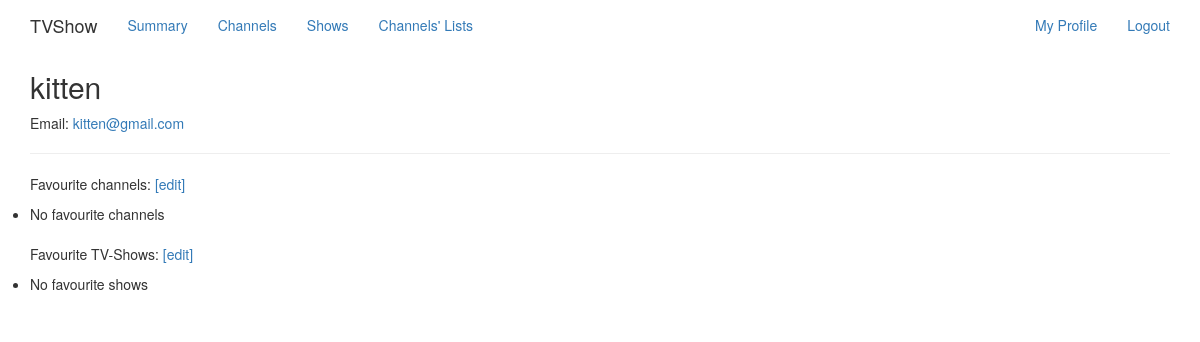
Page /users/2 (signed in) on the earlier database version.
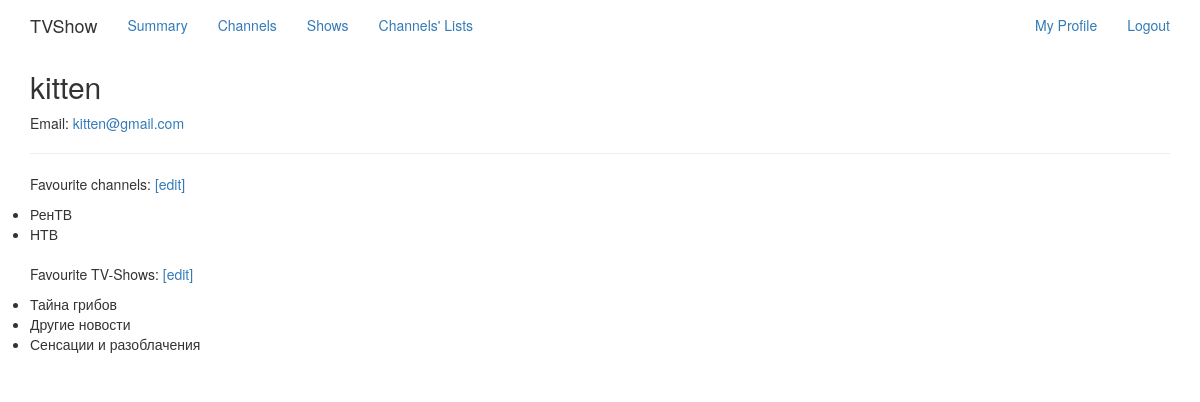
Same page on the later database version.
### app/models.py (models this page shows, shortened)
class FavouriteChannelsListItem(db.Model):
    __tablename__ = 'favourite_channels_list_item'
    id = db.Column(Integer, primary_key=True)
    channel_id = db.Column(Integer, db.ForeignKey('tvchannel.id'), index=True, nullable=False)
    user_id = db.Column(Integer, db.ForeignKey('user.id'), index=True, nullable=False)
    channel = db.relationship('TVChannel')

class TVChannel(db.Model):
    __tablename__ = 'tvchannel'
    id = db.Column(Integer, primary_key=True)
    name = db.Column(String(80), unique=True, index=True, nullable=False)
    timetable = db.relationship('TVChannelItem', backref='channel')

class FavouriteShowsListItem(db.Model):
    __tablename__ = 'favourite_shows_list_item'
    id = db.Column(Integer, primary_key=True)
    show_id = db.Column(Integer, db.ForeignKey('tvshow.id'), index=True, nullable=False)
    user_id = db.Column(Integer, db.ForeignKey('user.id'), index=True, nullable=False)
    show = db.relationship('TVShow')

class TVShow(db.Model):
    __tablename__ = 'tvshow'
    id = db.Column(Integer, primary_key=True)
    name = db.Column(String(250), unique=True, nullable=False)
    duration = db.Column(Interval, nullable=False)
    timetable = db.relationship('TVChannelItem', backref='show')

### app/views.py (the view)
@login_required
def user_show(user_id):
    user = User.query.get(user_id)
    title = u'No such user' if user is None else user.nickname
    if current_user.id != user.id and not current_user.is_admin():
        return lm.unauthorized()
    return render_template('user_show.html', title=title, user=user)

### app/__init__.py (called while the page is built)
@lm.user_loader
def load_user(user_id):
    from app.models import User
    return User.query.get(int(user_id))

### app/models.py (called while the page is built)
    def is_authenticated(self):
        return True

### app/templates/user_show.html
{% extends "base.html" %}
{% block content %}
    {% if user %}
        <h2>
          {{ user.nickname }}
        </h2>
        <p>
          Email: <a href="{{ user.email | e }}">{{ user.email | e }}</a>
        </p>
        <hr/>
        <p>Favourite channels:
          <a href="{{ url_for('favourite_channels_edit', user_id=current_user.id) }}">[edit]</a></p>
        <ul class="list-group">
          {% if user.favourite_channels and user.favourite_channels | length > 0 %}
              {% for item in user.favourite_channels %}
                <li>{{ item.channel.name }}</li>
              {% endfor %}
          {% else %}
            <li>No favourite channels</li>
          {% endif %}
        </ul>
        <p>Favourite TV-Shows:
          <a href="{{ url_for('favourite_shows_edit', user_id=current_user.id) }}">[edit]</a></p></p>
        <ul class="list-group">
          {% if user.favourite_shows and user.favourite_shows | length > 0 %}
              {% for item in user.favourite_shows %}
                <li>{{ item.show.name }}</li>
              {% endfor %}
          {% else %}
            <li>No favourite shows</li>
          {% endif %}
        </ul>
    {% else %}
      <h3 class="text-center">No such user</h3>
    {% endif %}
{% endblock %}

Differences in the rows shown:
now on this page (row edited): FavouriteChannelsListItem: channel.name "РенТВ"
now on this page (row edited): FavouriteChannelsListItem: channel.name "НТВ"
added FavouriteShowsListItem: show.name "Тайна грибов"
added FavouriteShowsListItem: show.name "Другие новости"
added FavouriteShowsListItem: show.name "Сенсации и разоблачения"
Other differences:
text no longer shown: "No favourite channels No favourite shows"
